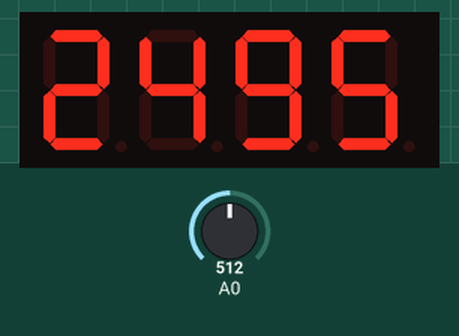
The sketch below on a simulated Arduino Uno, built with avr-gcc and run on an emulated ATmega328P. Shown: 4-digit seven-segment display. Wiring (inferred from the names in the program): 4-digit 7-segment display, segments lit when HIGH: segments pin 2, pin 3, pin 4, pin 5, pin 6, pin 7, pin 12; digit selects pin 8, pin 9, pin 10, pin 11. Inputs (shaded band) come from the test bench; at power-on: A0 = 512. The segment pins are drawn as the display they are named for; what the sketch prints to the serial monitor is not drawn.

Above: at 1.1 s.
3.9 s: A0 set to 900
At 7.7 s:
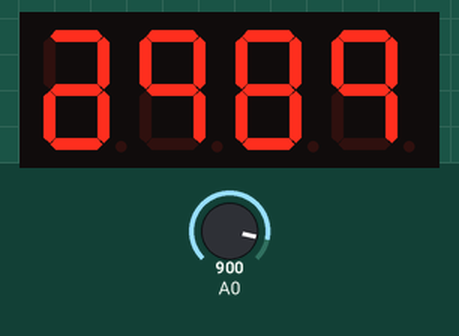
11.6 s: A0 set to 1023
At 14.5 s:
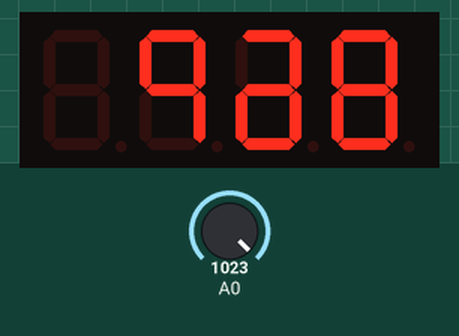
16.7 s: A0 set to 716
At 19.6 s:
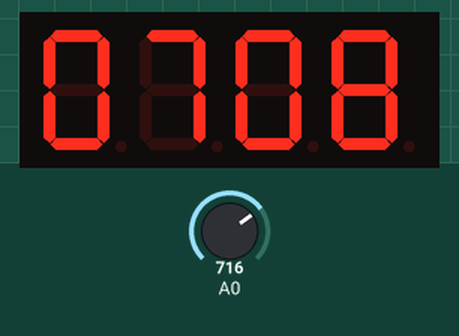
22.8 s: A0 set to 0
At 26.4 s:
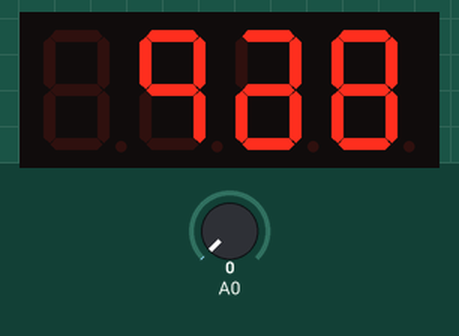
Timing chart, 0 to 27.9 s (numbered marks = the images above; inputs shaded):
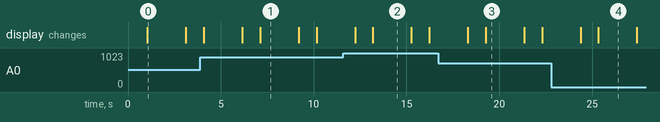

The sketch:

Code.ino
```cpp
int pin[8] = {2,3,4,5,6,7,12};

int segment[10][8] = {
  {1,1,1,1,1,1,0,0},
  {0,1,1,0,0,0,0,0},
  {1,1,0,1,1,0,1,0},
  {1,1,1,1,0,0,1,0},
  {0,1,1,0,0,1,1,0},
  {1,0,1,1,0,1,1,0},
  {1,0,1,1,1,1,1,0},
  {1,1,1,0,0,0,0,0},
  {1,1,1,1,1,1,1,0},
  {1,1,1,1,0,1,1,0},
};
const float BETA = 3950;

void setup() {
  for (int i = 0; i <= 7; i++) {
    pinMode(pin[i], OUTPUT);
    digitalWrite(pin[i], LOW);
  }
  pinMode(8, OUTPUT);
  pinMode(9, OUTPUT);
  pinMode(10, OUTPUT);
  pinMode(11, OUTPUT);
  digitalWrite(8, HIGH);
  digitalWrite(9, HIGH);
  digitalWrite(10, HIGH);
  digitalWrite(11, HIGH);
  Serial.begin(9600);
}

void loop() {
  int analogValue = analogRead(A0);
  float celsius = 1 / (log(1 / (1023. / analogValue - 1)) / BETA + 1.0 / 298.15) - 273.15;
  Serial.print("Temperature: ");
  Serial.print(celsius);
  Serial.println(" ℃");
  delay(1000);
  int temp = celsius*100;
    int a = temp / 1000;
    int b = (temp / 100) % 10;
    int c = (temp / 10) % 10;
    int d = temp % 10;
    for (int t = 0; t < 100; t++) {
      digitalWrite(8, LOW);
      for (int i = 0; i <= 7; i++){
        digitalWrite(pin[i], segment[a][i]);
      }
      delay(5);
      digitalWrite(8, HIGH);
      clear();
      digitalWrite(9, LOW);
      for (int i = 0; i <= 7; i++){
        digitalWrite(pin[i], segment[b][i]);
      }
      delay(5);
      digitalWrite(9, HIGH);
      clear();
      digitalWrite(10, LOW);
      for (int i = 0; i <= 7; i++) {
        digitalWrite(pin[i], segment[c][i]);
      }
      delay(5);
      digitalWrite(10, HIGH);
      clear();
      digitalWrite(11, LOW);
      for (int i = 0; i <= 7; i++) {
        digitalWrite(pin[i], segment[d][i]);
      }
      delay(5);
      digitalWrite(11, HIGH);
      clear();
    }
  }
 void clear() {
  for (int i = 0; i <= 7; i++) {
    digitalWrite(pin[i], LOW);
  }
}
```

Measured:
- after the input at 3.9 s, the display: first differs from a run without the input after 3.2 s (image 1)
- after the input at 11.6 s, the display: first differs from a run without the input after 1.6 s (image 2)
- after the input at 16.7 s, the display: first differs from a run without the input after 2.6 s (image 3)
- after the input at 22.8 s, the display: first differs from a run without the input after 2.5 s (image 4)
- what the display in image 0 shows lasts 2.1 s, from 1.0 s to 3.1 s
